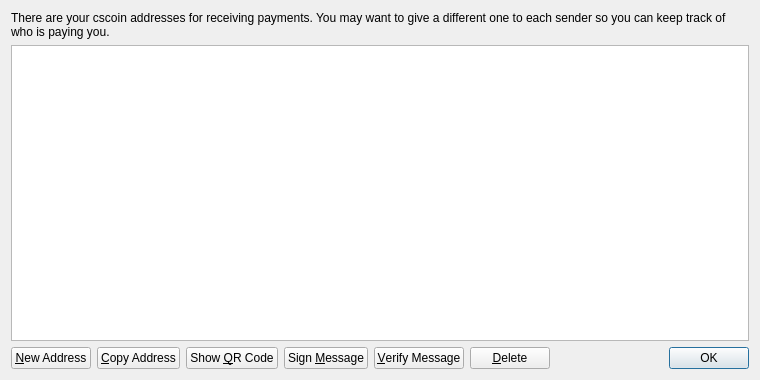
<?xml version="1.0" encoding="UTF-8"?>
<ui version="4.0">
 <class>AddressBookPage</class>
 <widget class="QWidget" name="AddressBookPage">
  <property name="geometry">
   <rect>
    <x>0</x>
    <y>0</y>
    <width>760</width>
    <height>380</height>
   </rect>
  </property>
  <property name="windowTitle">
   <string>Address Book</string>
  </property>
  <layout class="QVBoxLayout" name="verticalLayout">
   <item>
    <widget class="QLabel" name="labelExplanation">
     <property name="text">
      <string>There are your cscoin addresses for receiving payments. You may want to give a different one to each sender so you can keep track of who is paying you.</string>
     </property>
     <property name="textFormat">
      <enum>Qt::PlainText</enum>
     </property>
     <property name="wordWrap">
      <bool>true</bool>
     </property>
    </widget>
   </item>
   <item>
    <widget class="QTableView" name="tableView">
     <property name="contextMenuPolicy">
      <enum>Qt::CustomContextMenu</enum>
     </property>
     <property name="toolTip">
      <string>Double-click to edit address or label</string>
     </property>
     <property name="tabKeyNavigation">
      <bool>false</bool>
     </property>
     <property name="alternatingRowColors">
      <bool>true</bool>
     </property>
     <property name="selectionMode">
      <enum>QAbstractItemView::SingleSelection</enum>
     </property>
     <property name="selectionBehavior">
      <enum>QAbstractItemView::SelectRows</enum>
     </property>
     <property name="sortingEnabled">
      <bool>true</bool>
     </property>
     <attribute name="verticalHeaderVisible">
      <bool>false</bool>
     </attribute>
    </widget>
   </item>
   <item>
    <layout class="QHBoxLayout" name="horizontalLayout">
     <item>
      <widget class="QPushButton" name="newAddressButton">
       <property name="toolTip">
        <string>Create a new address</string>
       </property>
       <property name="text">
        <string>&amp;New Address</string>
       </property>
       <property name="icon">
        <iconset resource="../bitcoin.qrc">
         <normaloff>:/icons/add</normaloff>:/icons/add</iconset>
       </property>
      </widget>
     </item>
     <item>
      <widget class="QPushButton" name="copyToClipboard">
       <property name="toolTip">
        <string>Copy the currently selected address to the system clipboard</string>
       </property>
       <property name="text">
        <string>&amp;Copy Address</string>
       </property>
       <property name="icon">
        <iconset resource="../bitcoin.qrc">
         <normaloff>:/icons/editcopy</normaloff>:/icons/editcopy</iconset>
       </property>
      </widget>
     </item>
     <item>
      <widget class="QPushButton" name="showQRCode">
       <property name="text">
        <string>Show &amp;QR Code</string>
       </property>
       <property name="icon">
        <iconset resource="../bitcoin.qrc">
         <normaloff>:/icons/qrcode</normaloff>:/icons/qrcode</iconset>
       </property>
      </widget>
     </item>
     <item>
      <widget class="QPushButton" name="signMessage">
       <property name="toolTip">
        <string>Sign a message to prove you own a cscoin address</string>
       </property>
       <property name="text">
        <string>Sign &amp;Message</string>
       </property>
       <property name="icon">
        <iconset resource="../bitcoin.qrc">
         <normaloff>:/icons/edit</normaloff>:/icons/edit</iconset>
       </property>
      </widget>
     </item>
     <item>
      <widget class="QPushButton" name="verifyMessage">
       <property name="toolTip">
        <string>Verify a message to ensure it was signed with a specified cscoin address</string>
       </property>
       <property name="text">
        <string>&amp;Verify Message</string>
       </property>
       <property name="icon">
        <iconset resource="../bitcoin.qrc">
         <normaloff>:/icons/transaction_0</normaloff>:/icons/transaction_0</iconset>
       </property>
      </widget>
     </item>
     <item>
      <widget class="QPushButton" name="deleteButton">
       <property name="toolTip">
        <string>Delete the currently selected address from the list</string>
       </property>
       <property name="text">
        <string>&amp;Delete</string>
       </property>
       <property name="icon">
        <iconset resource="../bitcoin.qrc">
         <normaloff>:/icons/remove</normaloff>:/icons/remove</iconset>
       </property>
      </widget>
     </item>
     <item>
      <spacer name="horizontalSpacer">
       <property name="orientation">
        <enum>Qt::Horizontal</enum>
       </property>
       <property name="sizeHint" stdset="0">
        <size>
         <width>40</width>
         <height>20</height>
        </size>
       </property>
      </spacer>
     </item>
     <item>
      <widget class="QDialogButtonBox" name="buttonBox">
       <property name="sizePolicy">
        <sizepolicy hsizetype="Maximum" vsizetype="Fixed">
         <horstretch>0</horstretch>
         <verstretch>0</verstretch>
        </sizepolicy>
       </property>
       <property name="standardButtons">
        <set>QDialogButtonBox::Ok</set>
       </property>
      </widget>
     </item>
    </layout>
   </item>
  </layout>
 </widget>
 <resources>
  <include location="../bitcoin.qrc"/>
 </resources>
 <connections/>
</ui>
